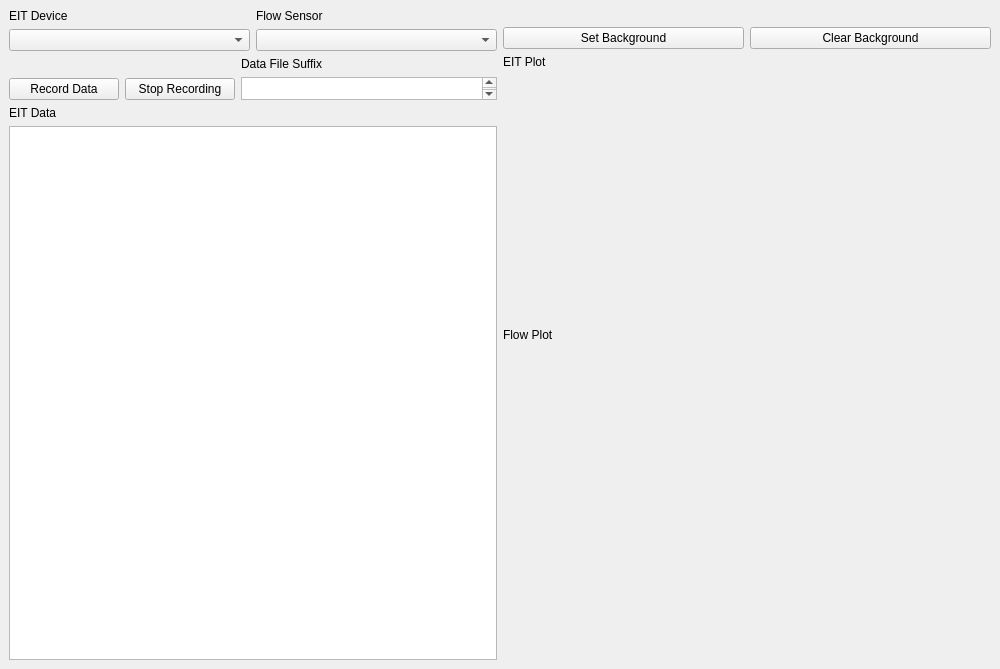
<?xml version="1.0" encoding="UTF-8"?>
<ui version="4.0">
 <class>MainWindow</class>
 <widget class="QMainWindow" name="MainWindow">
  <property name="geometry">
   <rect>
    <x>0</x>
    <y>0</y>
    <width>1000</width>
    <height>669</height>
   </rect>
  </property>
  <property name="windowTitle">
   <string>MainWindow</string>
  </property>
  <widget class="QWidget" name="centralwidget">
   <property name="sizePolicy">
    <sizepolicy hsizetype="Expanding" vsizetype="Expanding">
     <horstretch>0</horstretch>
     <verstretch>0</verstretch>
    </sizepolicy>
   </property>
   <property name="baseSize">
    <size>
     <width>1000</width>
     <height>1000</height>
    </size>
   </property>
   <layout class="QGridLayout" name="gridLayout">
    <item row="0" column="2">
     <layout class="QVBoxLayout" name="verticalLayout">
      <item>
       <layout class="QVBoxLayout" name="verticalLayoutEIT">
        <item>
         <layout class="QVBoxLayout" name="verticalLayout_7">
          <item>
           <widget class="QWidget" name="widget" native="true">
            <property name="sizePolicy">
             <sizepolicy hsizetype="Preferred" vsizetype="Maximum">
              <horstretch>0</horstretch>
              <verstretch>0</verstretch>
             </sizepolicy>
            </property>
            <property name="minimumSize">
             <size>
              <width>0</width>
              <height>12</height>
             </size>
            </property>
            <property name="maximumSize">
             <size>
              <width>16777215</width>
              <height>12</height>
             </size>
            </property>
           </widget>
          </item>
          <item>
           <layout class="QHBoxLayout" name="horizontalLayout_4">
            <item>
             <widget class="QPushButton" name="set_background_button">
              <property name="text">
               <string>Set Background</string>
              </property>
             </widget>
            </item>
            <item>
             <widget class="QPushButton" name="clear_background_button">
              <property name="text">
               <string>Clear Background</string>
              </property>
             </widget>
            </item>
           </layout>
          </item>
         </layout>
        </item>
        <item>
         <widget class="QLabel" name="label_2">
          <property name="text">
           <string>EIT Plot</string>
          </property>
         </widget>
        </item>
        <item>
         <widget class="QWidget" name="placeholderWidget" native="true">
          <property name="sizePolicy">
           <sizepolicy hsizetype="Expanding" vsizetype="Expanding">
            <horstretch>0</horstretch>
            <verstretch>0</verstretch>
           </sizepolicy>
          </property>
         </widget>
        </item>
       </layout>
      </item>
      <item>
       <widget class="QLabel" name="label_3">
        <property name="text">
         <string>Flow Plot</string>
        </property>
       </widget>
      </item>
      <item>
       <widget class="QWidget" name="placeholderWidgetFlow" native="true">
        <property name="sizePolicy">
         <sizepolicy hsizetype="Expanding" vsizetype="Expanding">
          <horstretch>0</horstretch>
          <verstretch>0</verstretch>
         </sizepolicy>
        </property>
       </widget>
      </item>
     </layout>
    </item>
    <item row="0" column="0">
     <layout class="QVBoxLayout" name="verticalLayout_2">
      <property name="sizeConstraint">
       <enum>QLayout::SetMaximumSize</enum>
      </property>
      <item>
       <layout class="QHBoxLayout" name="horizontalLayout_31">
        <property name="sizeConstraint">
         <enum>QLayout::SetMaximumSize</enum>
        </property>
        <item>
         <layout class="QVBoxLayout" name="verticalLayout_35">
          <item>
           <widget class="QLabel" name="label_20">
            <property name="text">
             <string>EIT Device</string>
            </property>
           </widget>
          </item>
          <item>
           <widget class="QComboBox" name="comboBox">
            <property name="sizePolicy">
             <sizepolicy hsizetype="Expanding" vsizetype="Fixed">
              <horstretch>0</horstretch>
              <verstretch>0</verstretch>
             </sizepolicy>
            </property>
            <property name="currentText">
             <string/>
            </property>
           </widget>
          </item>
         </layout>
        </item>
        <item>
         <layout class="QVBoxLayout" name="verticalLayout_36">
          <item>
           <widget class="QLabel" name="label_21">
            <property name="text">
             <string>Flow Sensor</string>
            </property>
           </widget>
          </item>
          <item>
           <widget class="QComboBox" name="comboBoxFlow">
            <property name="sizePolicy">
             <sizepolicy hsizetype="Expanding" vsizetype="Fixed">
              <horstretch>0</horstretch>
              <verstretch>0</verstretch>
             </sizepolicy>
            </property>
            <property name="currentText">
             <string/>
            </property>
           </widget>
          </item>
         </layout>
        </item>
       </layout>
      </item>
      <item>
       <layout class="QHBoxLayout" name="horizontalLayout_26">
        <item>
         <layout class="QHBoxLayout" name="horizontalLayout_27">
          <item>
           <layout class="QVBoxLayout" name="verticalLayout_31">
            <item>
             <widget class="QWidget" name="widget_10" native="true">
              <property name="sizePolicy">
               <sizepolicy hsizetype="Preferred" vsizetype="Ignored">
                <horstretch>0</horstretch>
                <verstretch>0</verstretch>
               </sizepolicy>
              </property>
              <property name="minimumSize">
               <size>
                <width>158</width>
                <height>0</height>
               </size>
              </property>
             </widget>
            </item>
            <item>
             <layout class="QHBoxLayout" name="horizontalLayout_28">
              <property name="sizeConstraint">
               <enum>QLayout::SetDefaultConstraint</enum>
              </property>
              <item alignment="Qt::AlignBottom">
               <widget class="QPushButton" name="startRecordingButton">
                <property name="text">
                 <string>Record Data</string>
                </property>
               </widget>
              </item>
              <item alignment="Qt::AlignBottom">
               <widget class="QPushButton" name="stopRecordingButton">
                <property name="visible">
                 <bool>false</bool>
                </property>
                <property name="text">
                 <string>Stop Recording</string>
                </property>
               </widget>
              </item>
             </layout>
            </item>
           </layout>
          </item>
          <item>
           <layout class="QVBoxLayout" name="verticalLayout_32">
            <item>
             <widget class="QLabel" name="label_18">
              <property name="text">
               <string>Data File Suffix</string>
              </property>
             </widget>
            </item>
            <item>
             <widget class="QTextEdit" name="dataFileSuffixTextEdit">
              <property name="sizePolicy">
               <sizepolicy hsizetype="Preferred" vsizetype="Fixed">
                <horstretch>0</horstretch>
                <verstretch>0</verstretch>
               </sizepolicy>
              </property>
              <property name="maximumSize">
               <size>
                <width>16777215</width>
                <height>23</height>
               </size>
              </property>
              <property name="baseSize">
               <size>
                <width>0</width>
                <height>1</height>
               </size>
              </property>
             </widget>
            </item>
           </layout>
          </item>
         </layout>
        </item>
       </layout>
      </item>
      <item>
       <layout class="QHBoxLayout" name="testButtonsLayout"/>
      </item>
      <item>
       <widget class="QLabel" name="label">
        <property name="text">
         <string>EIT Data</string>
        </property>
       </widget>
      </item>
      <item>
       <widget class="QTextEdit" name="textEdit">
        <property name="readOnly">
         <bool>true</bool>
        </property>
       </widget>
      </item>
     </layout>
    </item>
   </layout>
  </widget>
 </widget>
 <resources/>
 <connections/>
</ui>
